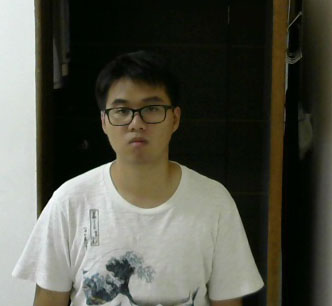
#> input picture server/rec/chen.jpeg, 332 x 306 px
$ python -i frame_detection.py   (imports and definitions only)
#> lines starting #> are read from the running program, lines starting #| are printed output that depends on the picture; after the words box and inside, x2 and y2 are one past the last pixel; in counts of white or black regions, pixels touching at a corner belong together
import cv2
import dlib
import time
import requests
import os
from datetime import datetime
import numpy as np
import multiprocessing as mp
URL = 'http://flask.guantouu.pw/upload'
file_path = './picture'
class FrameDetection():
    def initialize(self, frame01):
        blur = cv2.GaussianBlur(frame01, (3, 3), 1.5)
        grayblur = cv2.cvtColor(blur, cv2.COLOR_RGB2GRAY)
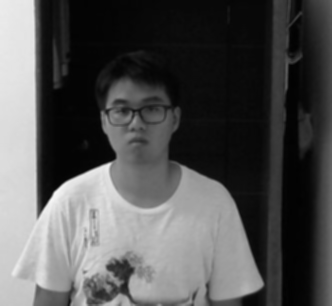
#> grayblur: shape (306, 332); min 1, max 247, mean 82.8
        ret, threshold1 = cv2.threshold(grayblur, 40, 255, cv2.THRESH_BINARY_INV)
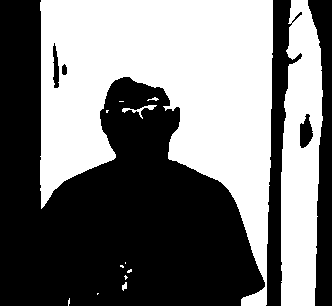
#> threshold1: shape (306, 332); 46.8% white; 13 white regions (8 under 20 px), largest, box (x1, y1, x2, y2) and area: (40, 0, 273, 306) 37273, (281, 0, 323, 306) 10025, (122, 105, 157, 119) 116, (122, 282, 127, 291) 30, (147, 97, 159, 101) 23
        canny= cv2.Canny(threshold1, 50, 150, apertureSize=3)
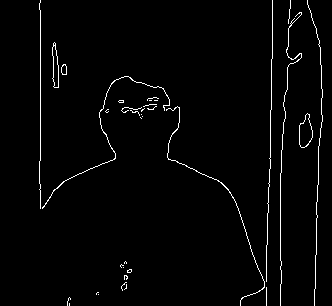
#> canny: shape (306, 332); 2.1% white in thin lines or dots, all inside (x1, y1, x2, y2) = (39, 0, 323, 306)
        while True:
            cv2.imshow('display', canny)
            if cv2.waitKey(1) == 27:
#> (key Esc is pressed here)
                cv2.destroyAllWindows()
                break
        try:
            lines = cv2.HoughLines(canny, 1, (np.pi / 180), 93)
#> lines = [[40, 0], [324, 0.0349], [272, 0.0175], [275, 0.0349], [280, 0], [289, 0.0524], [320, 0.0175]]
            border_right, border_Left, border_top = 0, canny.shape[1], canny.shape[0]
#> border_right = 0; border_Left = 332; border_top = 306
            horizon_rho, horizon_theta, right_rho, right_theta, left_rho, left_theta = 0, 0, 0, 0, 0, 0
            lineX = lines[:,0,:]  # test don't change var
#> lineX has the same summary as lines
            for rho, theta in lineX:
                if (theta < (np.pi/4.0)) or (theta > (3*np.pi/4.0)):
                    X = rho/np.cos(theta)
                    if X > border_right:
                        border_right = X
                        right_rho = rho
                        right_theta = theta
                    elif X < border_Left:
                        border_Left = X
                        left_rho = rho
                        left_theta =theta
                elif (theta > (np.pi/6.0)) or (theta < (4*np.pi/6.0)):
                    Y = rho/np.sin(theta)
                    if Y < border_top :
                        border_top = Y
                        horizon_rho = rho
                        horizon_theta = theta
#> this loop made 7 passes
#> (rho, theta, X, border_right, right_rho, right_theta) on passes 1 to 2: (40, 0, 40, 40, 40, 0), (324, 0.0349, 324.2, 324.2, 324, 0.0349)
#> (rho, theta, X, border_Left, left_rho, left_theta) on pass 3: (272, 0.0175, 272, 272, 272, 0.0175)
#> after the loop, border_Left = 272; border_right = 324.2; border_top = 306; horizon_rho = 0; horizon_theta = 0; left_rho = 272; left_theta = 0.0175; right_rho = 324; right_theta = 0.0349
            door_point = {
                'right_point1' : (int(right_rho / np.cos(right_theta)), 0),
                'right_point2' : (int((right_rho - canny.shape[0] * np.sin(right_theta))/np.cos(right_theta)), canny.shape[0]),
                'left_point1' : (int(left_rho / np.cos(left_theta)), 0),
                'left_point2' : (int((left_rho - canny.shape[0] * np.sin(left_theta))/np.cos(left_theta)), canny.shape[0]),
                'top_point1' : (0, int(horizon_rho/np.sin(horizon_theta))),
                'top_point2' : (canny.shape[1], int((horizon_rho - canny.shape[1] * np.cos(horizon_theta))/np.sin(horizon_theta)))
            }
            return door_point
        except:  #record which except will happen
            return False

    # [44 lines left out: functions door_detection, face_detection, upload_detection, not called in this run]

>>> import cv2
>>> picture = cv2.cvtColor(cv2.imread('../server/rec/chen.jpeg'), cv2.COLOR_BGR2RGB)
>>> result = FrameDetection().initialize(picture)
#> result = False

$ run again, on server/rec/lio.jpeg
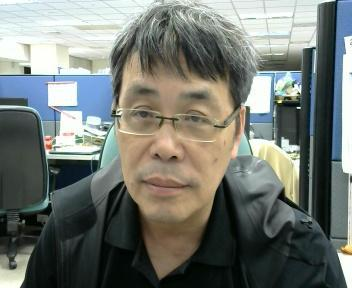
#> input picture server/rec/lio.jpeg, 352 x 288 px
#> in initialize, `ret, threshold1 = cv2.threshold(grayblur, 40, 255, cv2.THRESH_BINARY_I..`:
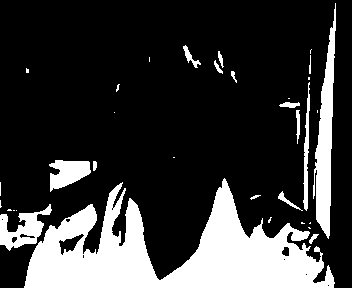
#> threshold1: shape (288, 352); 21.7% white; 34 white regions (18 under 20 px), largest, box (x1, y1, x2, y2) and area: (24, 178, 335, 288) 16346, (313, 3, 336, 239) 2529, (0, 204, 52, 251) 1077
#> in initialize, `canny= cv2.Canny(threshold1, 50, 150, apertureSize=3)`:
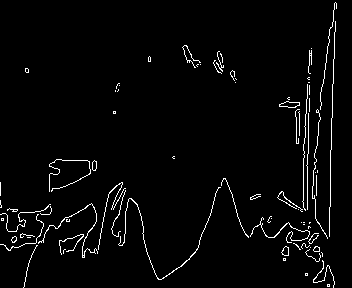
#> canny: shape (288, 352); 2.9% white in thin lines or dots
#> lines = [[333, 0.0175], [310, 0.0175], [336, 0.0349], [330, 0.105]]
#> lineX has the same summary as lines
#> the loop in initialize, `for rho, theta in lineX:` made 4 passes
#> (rho, theta, X, border_right, right_rho, right_theta) on passes 1, 3: (333, 0.0175, 333.1, 333.1, 333, 0.0175), (336, 0.0349, 336.2, 336.2, 336, 0.0349)
#> after the loop in initialize, `for rho, theta in lineX:`: border_Left = 310; border_right = 336.2; border_top = 288; horizon_rho = 0; left_rho = 310; left_theta = 0.0175; right_rho = 336; right_theta = 0.0349
#> result = False
